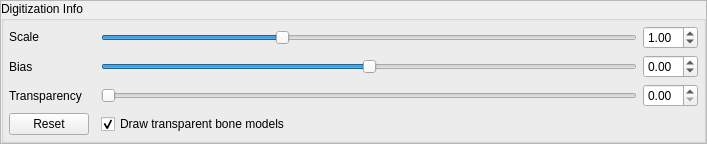
<?xml version="1.0" encoding="UTF-8"?>
<ui version="4.0">
 <class>DigitizationInfoFrame</class>
 <widget class="QFrame" name="DigitizationInfoFrame">
  <property name="geometry">
   <rect>
    <x>0</x>
    <y>0</y>
    <width>707</width>
    <height>134</height>
   </rect>
  </property>
  <property name="sizePolicy">
   <sizepolicy hsizetype="Preferred" vsizetype="Preferred">
    <horstretch>0</horstretch>
    <verstretch>0</verstretch>
   </sizepolicy>
  </property>
  <property name="windowTitle">
   <string>Frame</string>
  </property>
  <property name="frameShape">
   <enum>QFrame::StyledPanel</enum>
  </property>
  <property name="frameShadow">
   <enum>QFrame::Raised</enum>
  </property>
  <layout class="QGridLayout" name="gridLayout">
   <property name="margin">
    <number>0</number>
   </property>
   <item row="0" column="1">
    <widget class="QGroupBox" name="groupBox">
     <property name="title">
      <string>Digitization Info</string>
     </property>
     <layout class="QGridLayout" name="gridLayout_2">
      <property name="margin">
       <number>5</number>
      </property>
      <item row="0" column="3">
       <widget class="QDoubleSpinBox" name="doubleSpinBoxScale">
        <property name="decimals">
         <number>2</number>
        </property>
        <property name="maximum">
         <double>3.000000000000000</double>
        </property>
        <property name="singleStep">
         <double>0.050000000000000</double>
        </property>
        <property name="value">
         <double>1.000000000000000</double>
        </property>
       </widget>
      </item>
      <item row="0" column="2">
       <widget class="QSlider" name="horizontalSliderScale">
        <property name="maximum">
         <number>300</number>
        </property>
        <property name="singleStep">
         <number>10</number>
        </property>
        <property name="pageStep">
         <number>100</number>
        </property>
        <property name="value">
         <number>100</number>
        </property>
        <property name="orientation">
         <enum>Qt::Horizontal</enum>
        </property>
       </widget>
      </item>
      <item row="0" column="0" colspan="2">
       <widget class="QLabel" name="label_3">
        <property name="sizePolicy">
         <sizepolicy hsizetype="Preferred" vsizetype="Maximum">
          <horstretch>0</horstretch>
          <verstretch>0</verstretch>
         </sizepolicy>
        </property>
        <property name="text">
         <string>Scale </string>
        </property>
       </widget>
      </item>
      <item row="8" column="0">
       <widget class="QPushButton" name="pushButtonReset">
        <property name="text">
         <string>Reset</string>
        </property>
       </widget>
      </item>
      <item row="4" column="3">
       <widget class="QDoubleSpinBox" name="doubleSpinBoxBias">
        <property name="minimum">
         <double>-1.000000000000000</double>
        </property>
        <property name="maximum">
         <double>1.000000000000000</double>
        </property>
        <property name="singleStep">
         <double>0.010000000000000</double>
        </property>
       </widget>
      </item>
      <item row="4" column="0">
       <widget class="QLabel" name="label">
        <property name="text">
         <string>Bias </string>
        </property>
       </widget>
      </item>
      <item row="4" column="2">
       <widget class="QSlider" name="horizontalSliderBias">
        <property name="minimum">
         <number>-100</number>
        </property>
        <property name="maximum">
         <number>100</number>
        </property>
        <property name="singleStep">
         <number>10</number>
        </property>
        <property name="pageStep">
         <number>100</number>
        </property>
        <property name="orientation">
         <enum>Qt::Horizontal</enum>
        </property>
       </widget>
      </item>
      <item row="5" column="2">
       <widget class="QSlider" name="horizontalSliderTransparency">
        <property name="minimum">
         <number>0</number>
        </property>
        <property name="maximum">
         <number>100</number>
        </property>
        <property name="singleStep">
         <number>10</number>
        </property>
        <property name="pageStep">
         <number>100</number>
        </property>
        <property name="orientation">
         <enum>Qt::Horizontal</enum>
        </property>
       </widget>
      </item>
      <item row="5" column="0">
       <widget class="QLabel" name="label_2">
        <property name="text">
         <string>Transparency</string>
        </property>
       </widget>
      </item>
      <item row="5" column="3">
       <widget class="QDoubleSpinBox" name="doubleSpinBoxTransparency">
        <property name="minimum">
         <double>0.000000000000000</double>
        </property>
        <property name="maximum">
         <double>1.000000000000000</double>
        </property>
        <property name="singleStep">
         <double>0.010000000000000</double>
        </property>
       </widget>
      </item>
      <item row="8" column="2">
       <widget class="QCheckBox" name="checkBoxTransparentModels">
        <property name="text">
         <string>Draw transparent bone models</string>
        </property>
        <property name="checked">
         <bool>true</bool>
        </property>
       </widget>
      </item>
     </layout>
    </widget>
   </item>
  </layout>
 </widget>
 <resources/>
 <connections/>
</ui>
